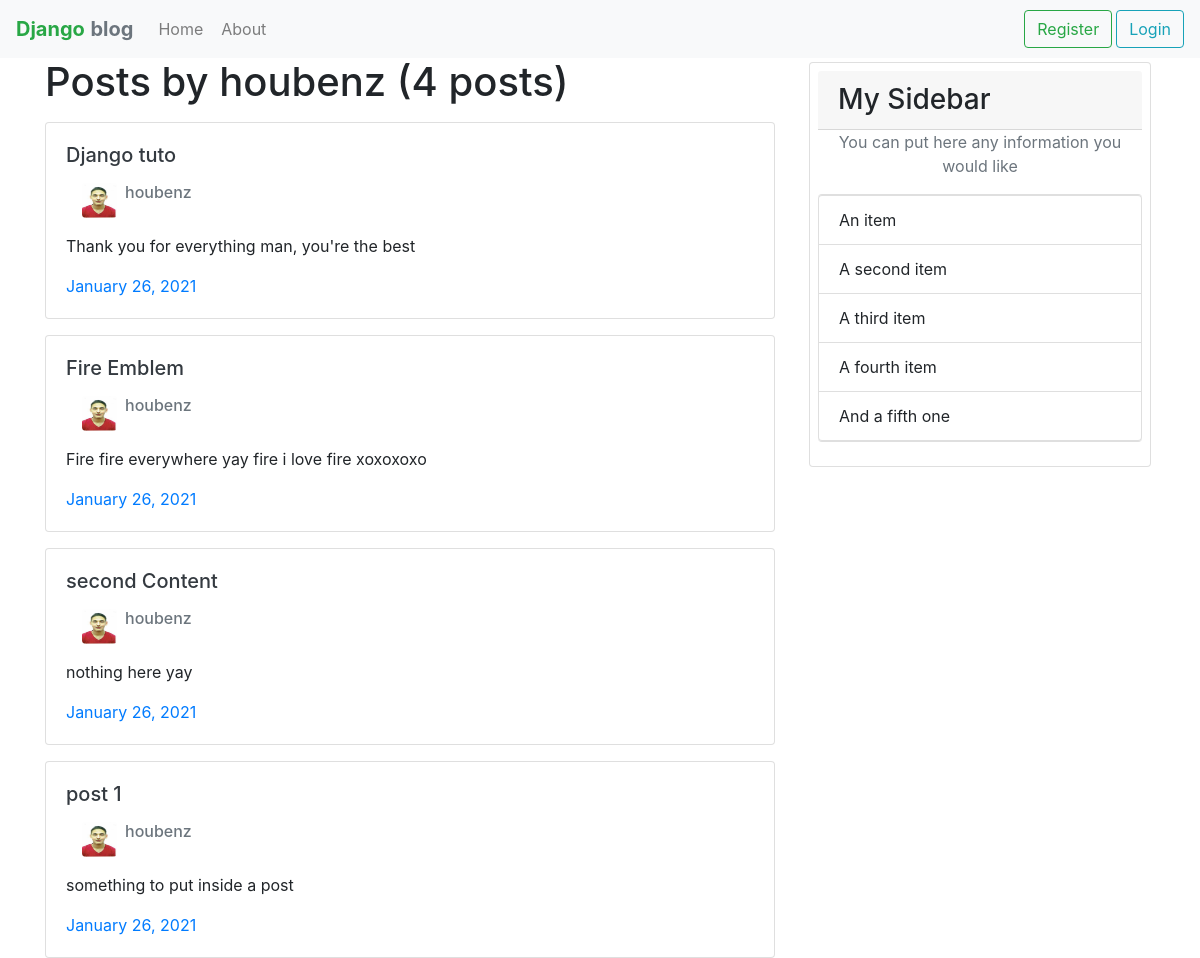
The app's page /user/houbenz, older data.
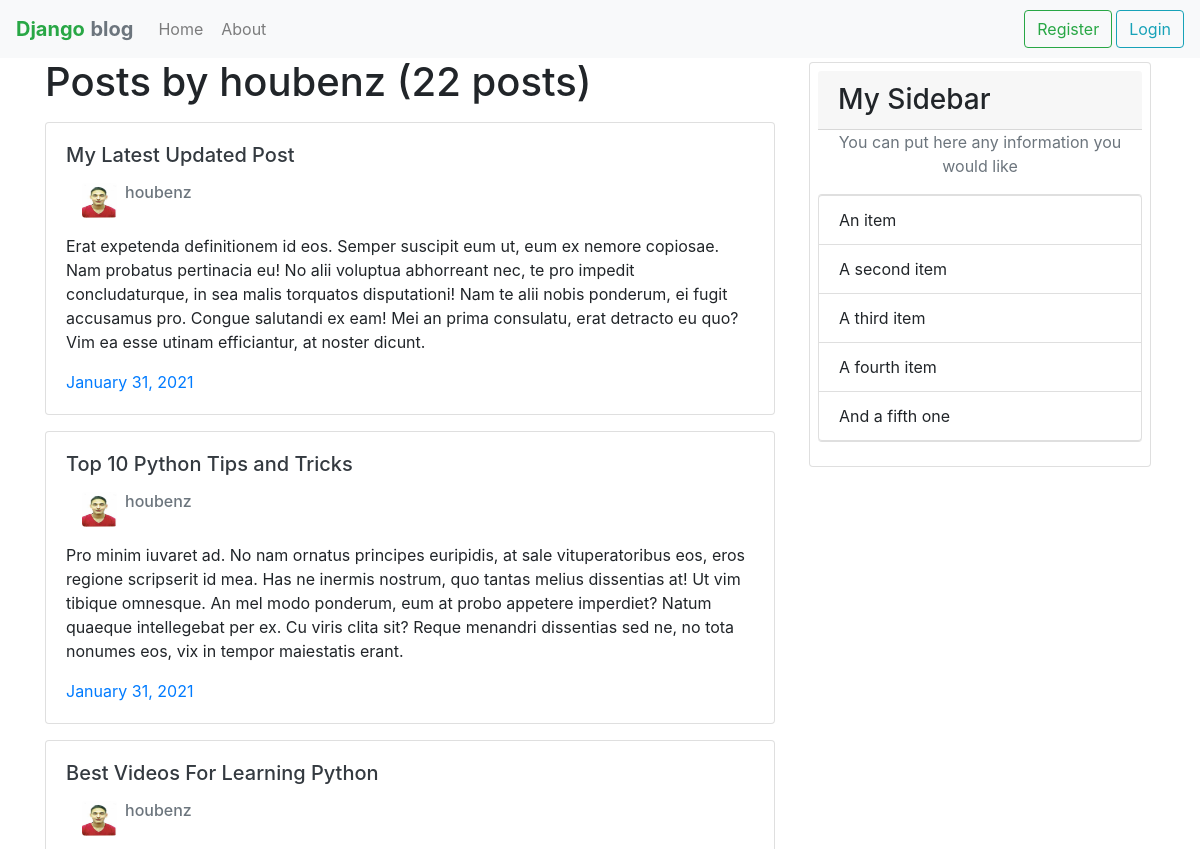
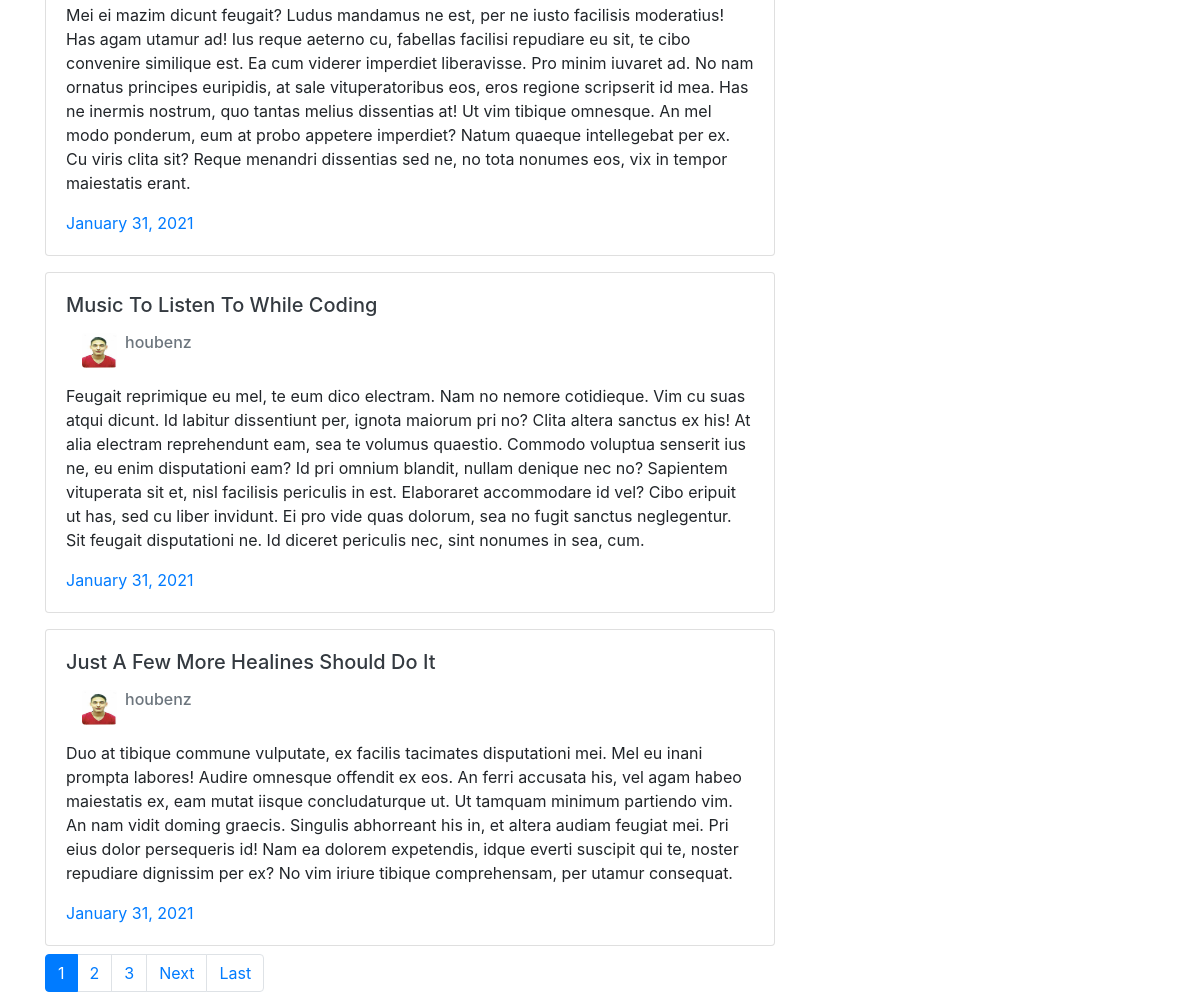
The same page, newer data (2 pictures, top to bottom).
### blog/models.py (models this page shows, shortened)
class Post(models.Model):
    title=models.CharField(max_length=100)
    create_date=models.DateTimeField(default=timezone.now)
    content=models.TextField()
    author=models.ForeignKey(User,on_delete=models.CASCADE)

### users/models.py (models this page shows, shortened)
class Profile(models.Model):
    user= models.OneToOneField(User, on_delete=models.CASCADE)
    image=models.ImageField(default='default.jpg',upload_to='profile_pics')

### blog/views.py (the view)
# urls.py: path('user/<str:username>',UserPostListView.as_view(),name='user-posts'),
class UserPostListView(ListView):
    model=Post
    template_name='blog/user_posts.html'
    context_object_name='posts'
    paginate_by = 5
    def get_queryset(self):
        user = get_object_or_404(User,username=self.kwargs.get('username'))
        return Post.objects.filter(author=user).order_by('-create_date')

### blog/templates/blog/user_posts.html (shortened to what this page needs)
{% extends 'blog/base.html' %}
{% block content %}
<h1 class="mb-3">Posts by {{view.kwargs.username}} ({{page_obj.paginator.count}} posts)</h1>
    {% for post in posts %}
                <div class="card post w-220">
                    <div class="card-body">
                        <h5 class="card-title"><a class ="text-dark"href="{% url 'post-detail' post.id %} ">{{post.title}}</a></h5>
                        <div class="d-flex flex-row m-3">
                            <img class="rounded mr-2" width="35px" height="35px" src="{{post.author.profile.image.url}}">
                            <h6 class="mb-2 text-muted">{{post.author}}</h6>
                        </div>
                        <p class="card-text">{{post.content}}</p>
                        <a href="#" class="card-link">{{post.create_date|date:"F d, Y"}}</a>
                    </div>
                </div>
    {%endfor%}
    {% if is_paginated %}
    <div class="row mt-2">
        <div class="col-auto">
            <ul class="pagination">
                {% for num in page_obj.paginator.page_range %}
                    {% if page_obj.number == num %}
                        <li class="page-item active"><a class="page-link" href="?page={{num}}">{{num}}</a></li>
                    {% elif num > page_obj.number|add:'-3' and num < page_obj.number|add:'3' %}
                        <li class="page-item"><a class="page-link" href="?page={{num}}">{{num}}</a></li>
                    {% endif %}
                {% endfor %}
                {% if page_obj.has_next %}
                    <li class="page-item"><a class="page-link" href="?page={{page_obj.next_page_number}}">Next</a></li>
                    <li class="page-item"><a class="page-link" href="?page={{ page_obj.paginator.num_pages }}">Last</a></li>
                {% endif %}
            </ul>
        </div>
    </div>
    {% endif %}
{% endblock content%}

### blog/templates/blog/base.html (shortened to what this page needs)
{% load static%}
<!DOCTYPE html>
<html lang="en">
<head>
    <link rel="stylesheet" href="https://cdn.jsdelivr.net/npm/bootstrap@4.6.0/dist/css/bootstrap.min.css">
    <link rel="stylesheet" href="{% static 'blog/main.css' %}">
</head>
<body>
    <nav class="navbar navbar-expand-lg navbar-light bg-light">
        <a class="navbar-brand" href="/"><strong class="text-success">Django</strong> <strong class="text-secondary">blog</strong></a>
        <div class="collapse navbar-collapse" id="navbarSupportedContent">
          <ul class="navbar-nav mr-auto">
            <li class="nav-item">
              <a class="nav-link btn" href="{% url 'blog-home' %}">Home <span class="sr-only">(current)</span></a>
            </li>
            <li class="nav-item">
              <a class="nav-link btn" href="{% url 'blog-about' %}">About</a>
            </li>
          </ul>
          <ul class="navbar-nav">
        {% if user.is_authenticated %}
                <li class="nav-item">
                    <a  class="nav-link btn mr-1" href="{% url 'post-create' %}">New post </a>
                </li>
                <li class="nav-item">
                    <a  class="nav-link btn mr-1" href="{% url 'profile' %}">Profile</a>
                </li>
                <li class="nav-item">
                    <a  class="nav-link btn btn-outline-warning" href="{% url 'logout' %}">Logout</a>
                </li>
        {% else %}
                 <li class="nav-item">
                     <a  class="btn btn-outline-success mr-1" href="{% url 'register' %}">Register</a>
                 </li>
                <li class="nav-item">
                    <a  class="btn btn-outline-info" href="{% url 'login' %}">Login</a>
                </li>
        {% endif %}
            </ul>
        </div>
      </nav>
<main role="main" class="container">
    <div class="row">
        <div class="col-md-8 ">
            {% block content %}{% endblock %}
        </div>
        <div class="col-md-4">
            <div class="card m-1 p-2">
                <h3 class="card-header">My Sidebar</h3>
                <p class="text-muted text-center"> You can put here any information you would like
                <ul class="list-group">
                    <li class="list-group-item">An item</li>
                    <li class="list-group-item">A second item</li>
                    <li class="list-group-item">A third item</li>
                    <li class="list-group-item">A fourth item</li>
                    <li class="list-group-item">And a fifth one</li>
                </ul>
                </p>
            </div>
         </div>
    </div>
</main>
</body>
</html>

### blog/static/blog/main.css (style rules this page uses)
.post { margin-top: 16px; }

Row changes from the older to the newer data that the page shows:
no longer on this page (row unchanged): Post: title "Django tuto", author.profile.image (picture), author "houbenz", content "Thank you for everything man, you're the best", create_date "January 26, 2021"
no longer on this page (row unchanged): Post: title "Fire Emblem", author.profile.image (picture), author "houbenz", content "Fire fire everywhere yay fire i love fire xoxoxoxo", create_date "January 26, 2021"
no longer on this page (row unchanged): Post: title "second Content", author.profile.image (picture), author "houbenz", content "nothing here yay", create_date "January 26, 2021"
no longer on this page (row unchanged): Post: title "post 1", author.profile.image (picture), author "houbenz", content "something to put inside a post", create_date "January 26, 2021"
added Post: title "My Latest Updated Post", author.profile.image (picture), author "houbenz", content "Erat expetenda definitionem id eos. Semper suscipit eum ut, eum ex nemore copiosae. Nam probatus pertinacia eu! No alii voluptua abhorreant nec, te pro impedit concludaturque, in sea malis torquatos disputationi! Nam te alii nobis ponderum, ei fugit accusamus pro. Congue salutandi ex eam! Mei an prima consulatu, erat detracto eu quo? Vim ea esse utinam efficiantur, at noster dicunt.", create_date "January 31, 2021"
added Post: title "Top 10 Python Tips and Tricks", author.profile.image (picture), author "houbenz", content "Pro minim iuvaret ad. No nam ornatus principes euripidis, at sale vituperatoribus eos, eros regione scripserit id mea. Has ne inermis nostrum, quo tantas melius dissentias at! Ut vim tibique omnesque. An mel modo ponderum, eum at probo appetere imperdiet? Natum quaeque intellegebat per ex. Cu viris clita sit? Reque menandri dissentias sed ne, no tota nonumes eos, vix in tempor maiestatis erant.", create_date "January 31, 2021"
added Post: title "Best Videos For Learning Python", author.profile.image (picture), author "houbenz", content "Mei ei mazim dicunt feugait? Ludus mandamus ne est, per ne iusto facilisis moderatius! Has agam utamur ad! Ius reque aeterno cu, fabellas facilisi repudiare eu sit, te cibo convenire similique est. Ea cum viderer imperdiet liberavisse. Pro minim iuvaret ad. No nam ornatus principes euripidis, at sale vituperatoribus eos, eros regione scripserit id mea. Has ne inermis nostrum, quo tantas melius dissentias at! Ut vim tibique omnesque. An mel modo ponderum, eum at probo appetere imperdiet? Natum quaeque intellegebat per ex. Cu viris clita sit? Reque menandri dissentias sed ne, no tota nonumes eos, vix in tempor maiestatis erant.", create_date "January 31, 2021"
added Post: title "Music To Listen To While Coding", author.profile.image (picture), author "houbenz", content "Feugait reprimique eu mel, te eum dico electram. Nam no nemore cotidieque. Vim cu suas atqui dicunt. Id labitur dissentiunt per, ignota maiorum pri no? Clita altera sanctus ex his! At alia electram reprehendunt eam, sea te volumus quaestio. Commodo voluptua senserit ius ne, eu enim disputationi eam? Id pri omnium blandit, nullam denique nec no? Sapientem vituperata sit et, nisl facilisis periculis in est. Elaboraret accommodare id vel? Cibo eripuit ut has, sed cu liber invidunt. Ei pro vide quas dolorum, sea no fugit sanctus neglegentur. Sit feugait disputationi ne. Id diceret periculis nec, sint nonumes in sea, cum.", create_date "January 31, 2021"
added Post: title "Just A Few More Healines Should Do It", author.profile.image (picture), author "houbenz", content "Duo at tibique commune vulputate, ex facilis tacimates disputationi mei. Mel eu inani prompta labores! Audire omnesque offendit ex eos. An ferri accusata his, vel agam habeo maiestatis ex, eam mutat iisque concludaturque ut. Ut tamquam minimum partiendo vim. An nam vidit doming graecis. Singulis abhorreant his in, et altera audiam feugiat mei. Pri eius dolor persequeris id! Nam ea dolorem expetendis, idque everti suscipit qui te, noster repudiare dignissim per ex? No vim iriure tibique comprehensam, per utamur consequat.", create_date "January 31, 2021"
Text that changed along with them:
{{ page_obj.paginator.count }}: "4" → "22"
new list line: "1"
new list line: "2"
new list line: "3"
text now shown: "Next Last"
